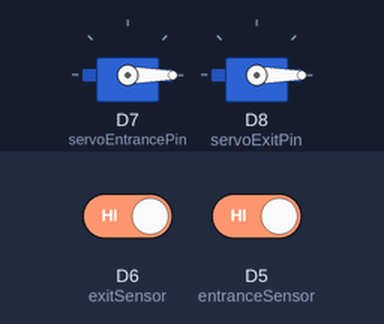
A program run on a simulated ESP8266 (NodeMCU). Shown: 2 × servo. Inputs (shaded band) come from the test bench; at power-on: D6 (exitSensor) HIGH, D5 (entranceSensor) HIGH.

Above: at 1.2 s.
1.3 s: D6 (exitSensor) driven LOW
At 2.5 s:
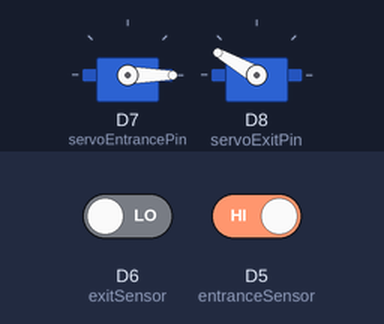
2.8 s: D5 (entranceSensor) driven LOW
At 3.7 s:
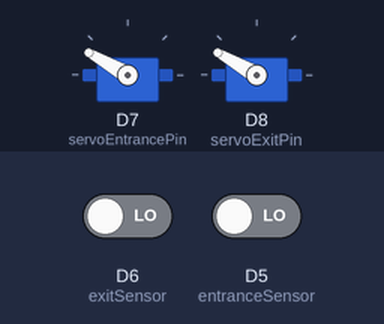
5.8 s: D5 (entranceSensor) driven HIGH
At 7.0 s:
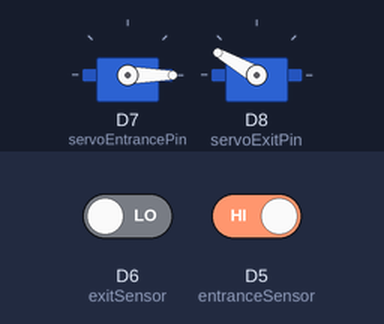
8.8 s: D6 (exitSensor) driven HIGH
At 10.7 s:
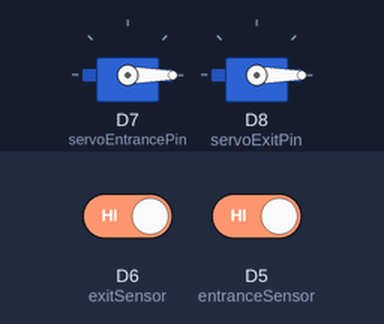
Timing chart, 0 to 12.2 s (numbered marks = the images above; inputs shaded):
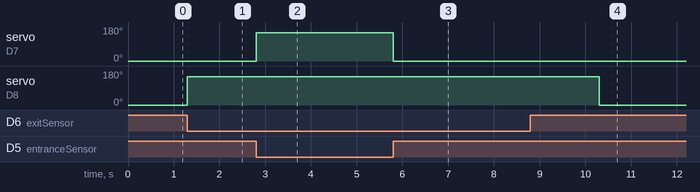

The program:

main.cpp
```cpp
    #include <ESP8266WiFi.h>
    #include <DNSServer.h>
    #include <ESP8266WebServer.h>
    #include <Servo.h>
    #include <ArduinoJson.h>  // Include ArduinoJson library

    // WiFi credentials
    const char *ssid = "Project";
    const char *password = "12345679";

    // DNS and Web Server setup
    DNSServer dnsServer;
    IPAddress apIP(10, 0, 0, 1);
    ESP8266WebServer webServer(80);

    // Hardware definitions
    Servo servoEntrance;
    Servo servoExit;

    // Sensor pins
    const int slotSensors[] = {D1, D2, D3, D4}; // Parking slots IR sensors
    const int entranceSensor = D5;              // Entrance IR sensor
    const int exitSensor = D6;                  // Exit IR sensor

    // Servo motor pins
    const int servoEntrancePin = D7;
    const int servoExitPin = D8;

    // Variables
    unsigned long entranceOpenTime = 0;
    unsigned long exitOpenTime = 0;
    bool entranceGateOpen = false;
    bool exitGateOpen = false;

    // Function to open entrance gate
    void openEntranceGate() {
        servoEntrance.write(150);              // Open entrance gate
        entranceOpenTime = millis();          // Record entrance gate open time
        entranceGateOpen = true;
    }

    // Function to open exit gate
    void openExitGate() {
        servoExit.write(150);                  // Open exit gate
        exitOpenTime = millis();              // Record exit gate open time
        exitGateOpen = true;
    }

    // Function to handle the entrance gate operation
    void handleEntranceGate() {
        int entranceState = digitalRead(entranceSensor);

        // Check entrance sensor
        if (entranceState == LOW && !entranceGateOpen) {
            openEntranceGate();  // Open entrance gate if triggered and not already open
        }

        // Close entrance gate after 3 seconds
        if (entranceGateOpen && millis() - entranceOpenTime > 3000) {
            servoEntrance.write(0);               // Close entrance gate
            entranceGateOpen = false;             // Mark entrance gate as closed
        }
    }

    // Function to handle the exit gate operation
    void handleExitGate() {
        int exitState = digitalRead(exitSensor);

        // Check exit sensor
        if (exitState == LOW && !exitGateOpen) {
            openExitGate();      // Open exit gate if triggered and not already open
        }

        // Close exit gate after 3 seconds
        if (exitGateOpen && millis() - exitOpenTime > 3000) {
            servoExit.write(0);                   // Close exit gate
            exitGateOpen = false;                 // Mark exit gate as closed
        }
    }

    // API for sensor states
    void handleSensorAPI() {
        String path = webServer.uri();
        int sensorIndex = path.substring(2).toInt() - 1;  // Extract sensor number (adjusted for zero-based indexing)

        Serial.println("Sensor Index: " + String(sensorIndex)); // Debugging line

        // Set CORS headers
        webServer.sendHeader("Access-Control-Allow-Origin", "*");
        webServer.sendHeader("Access-Control-Allow-Methods", "GET, POST, OPTIONS");

        // Create a JSON object to respond with
        StaticJsonDocument<200> jsonDoc;

        if (sensorIndex >= 0 && sensorIndex <= 3) {
            int sensorState = digitalRead(slotSensors[sensorIndex]);
            jsonDoc["status"] = "success";
            jsonDoc["sensorState"] = sensorState;  // Return sensor state
        } else {
            jsonDoc["status"] = "error";
            jsonDoc["message"] = "Sensor not found";
        }

        // Convert JSON object to string
        String response;
        serializeJson(jsonDoc, response);

        // Send the JSON response
        webServer.send(200, "application/json", response);
    }

    void setup() {
        Serial.begin(9600);

        // Initialize sensors
        for (int i = 0; i < 4; i++) {
            pinMode(slotSensors[i], INPUT_PULLUP);
        }
        pinMode(entranceSensor, INPUT_PULLUP);
        pinMode(exitSensor, INPUT_PULLUP);

        // Initialize servo motors
        servoEntrance.attach(servoEntrancePin);
        servoExit.attach(servoExitPin);
        servoEntrance.write(0); // Initial position
        servoExit.write(0);     // Initial position

        // Set up WiFi and DNS server
        WiFi.softAPConfig(apIP, apIP, IPAddress(255, 255, 255, 0));
        WiFi.softAP(ssid);
        dnsServer.start(53, "*", apIP);

        // Setup web server routes dynamically
        for (int i = 1; i <= 4; i++) {
            webServer.on("/d" + String(i), handleSensorAPI);
        }
        webServer.on("/open/entrance", []() {
            openEntranceGate();
            // Set CORS headers
            webServer.sendHeader("Access-Control-Allow-Origin", "*");
            webServer.send(200, "application/json", "{\"status\":\"success\",\"message\":\"Entrance gate opened\"}");
        });
        webServer.on("/open/exit", []() {
            openExitGate();
            // Set CORS headers
            webServer.sendHeader("Access-Control-Allow-Origin", "*");
            webServer.send(200, "application/json", "{\"status\":\"success\",\"message\":\"Exit gate opened\"}");
        });
        webServer.begin();
    }

    void loop() {
        dnsServer.processNextRequest();
        webServer.handleClient();
        handleExitGate();
        handleEntranceGate();
    }
```

Measured:
- after the input at 1.3 s, servo on D8 (servoExitPin): 0° → 150° at once
- after the input at 2.8 s, servo on D7 (servoEntrancePin): 0° → 150° at once
- after the input at 5.8 s, servo on D7 (servoEntrancePin): 150° → 0° at once
- after the input at 8.8 s, servo on D8 (servoExitPin): 150° → 0° after 1.5 s
